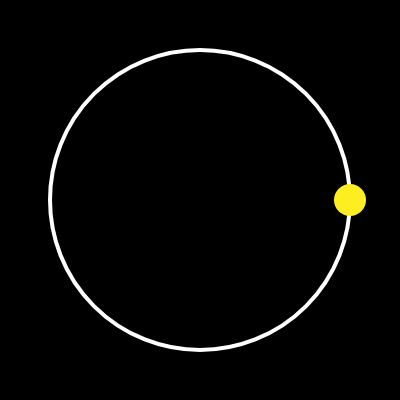
Frame 1 (no input)
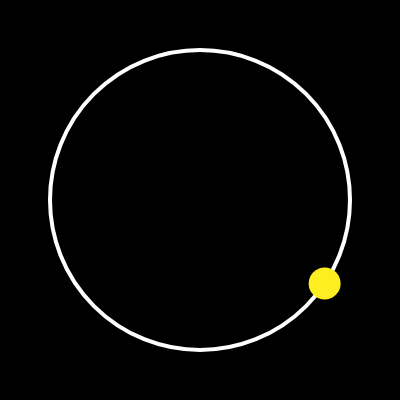
Frame 60 (no input)
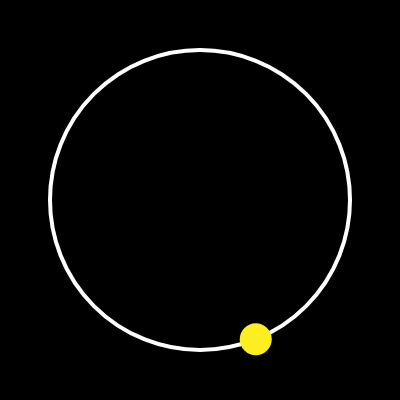
Frame 120 (the mouse pressed at the canvas centre since frame 60)

The p5.js sketch that drew these frames (run headless with seeded random() and noise() and a simulated clock; from frame 60 on, the mouse is pressed at the canvas centre):

// p5.js sketch
// ── sketch.js
// Polar Coordinates (Basic Polar Coordinates)
// The Nature of Code
// The Coding Train / Daniel Shiffman
// https://youtu.be/O5wjXoFrau4
// https://thecodingtrain.com/learning/nature-of-code/3.4-polar-coordinates.html

// Basic Polar Coordinates: https://editor.p5js.org/codingtrain/sketches/DHetsOfgz
// Spiral: https://editor.p5js.org/codingtrain/sketches/BnJ_4U4cr
// Random Trail: https://editor.p5js.org/codingtrain/sketches/WqK-qD1vU
// Circular Shape: https://editor.p5js.org/codingtrain/sketches/s10TQXDZv

let angle = 0;

function setup() {
  createCanvas(400, 400);
}

function draw() {
  background(0);
  stroke(255);
  strokeWeight(4);
  noFill();
  translate(200, 200);
  let r = 150;
  circle(0, 0, r * 2);

  strokeWeight(32);
  stroke(252, 238, 33);
  let x = r * cos(angle);
  let y = r * sin(angle);
  point(x, y);

  angle += 0.01;
}
